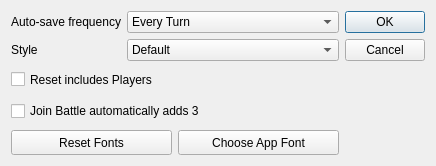
<?xml version="1.0" encoding="UTF-8"?>
<ui version="4.0">
 <class>Dialog</class>
 <widget class="QDialog" name="Dialog">
  <property name="geometry">
   <rect>
    <x>0</x>
    <y>0</y>
    <width>436</width>
    <height>166</height>
   </rect>
  </property>
  <property name="windowTitle">
   <string>Dialog</string>
  </property>
  <layout class="QHBoxLayout" name="horizontalLayout_2">
   <item>
    <layout class="QVBoxLayout" name="verticalLayout_2">
     <item>
      <layout class="QFormLayout" name="formLayout">
       <item row="0" column="0">
        <widget class="QLabel" name="label">
         <property name="sizePolicy">
          <sizepolicy hsizetype="Preferred" vsizetype="Preferred">
           <horstretch>0</horstretch>
           <verstretch>0</verstretch>
          </sizepolicy>
         </property>
         <property name="text">
          <string>Auto-save frequency</string>
         </property>
        </widget>
       </item>
       <item row="0" column="1">
        <widget class="QComboBox" name="auto_save_comboBox">
         <property name="sizePolicy">
          <sizepolicy hsizetype="Preferred" vsizetype="Preferred">
           <horstretch>0</horstretch>
           <verstretch>0</verstretch>
          </sizepolicy>
         </property>
         <item>
          <property name="text">
           <string>Every Turn</string>
          </property>
         </item>
         <item>
          <property name="text">
           <string>Every Round</string>
          </property>
         </item>
         <item>
          <property name="text">
           <string>Off</string>
          </property>
         </item>
        </widget>
       </item>
       <item row="1" column="0">
        <widget class="QLabel" name="label_2">
         <property name="text">
          <string>Style</string>
         </property>
        </widget>
       </item>
       <item row="1" column="1">
        <widget class="QComboBox" name="comboBox">
         <item>
          <property name="text">
           <string>Default</string>
          </property>
         </item>
         <item>
          <property name="text">
           <string>Fusion</string>
          </property>
         </item>
        </widget>
       </item>
      </layout>
     </item>
     <item>
      <widget class="QCheckBox" name="reset_checkBox">
       <property name="sizePolicy">
        <sizepolicy hsizetype="Preferred" vsizetype="Preferred">
         <horstretch>0</horstretch>
         <verstretch>0</verstretch>
        </sizepolicy>
       </property>
       <property name="text">
        <string>Reset includes Players</string>
       </property>
      </widget>
     </item>
     <item>
      <widget class="QCheckBox" name="jb_checkBox">
       <property name="sizePolicy">
        <sizepolicy hsizetype="Preferred" vsizetype="Preferred">
         <horstretch>0</horstretch>
         <verstretch>0</verstretch>
        </sizepolicy>
       </property>
       <property name="text">
        <string>Join Battle automatically adds 3</string>
       </property>
      </widget>
     </item>
     <item>
      <layout class="QHBoxLayout" name="horizontalLayout">
       <item>
        <widget class="QPushButton" name="Reset_Button_btn">
         <property name="sizePolicy">
          <sizepolicy hsizetype="Preferred" vsizetype="Preferred">
           <horstretch>0</horstretch>
           <verstretch>0</verstretch>
          </sizepolicy>
         </property>
         <property name="text">
          <string>Reset Fonts</string>
         </property>
        </widget>
       </item>
       <item>
        <widget class="QPushButton" name="choose_font_btn">
         <property name="sizePolicy">
          <sizepolicy hsizetype="Preferred" vsizetype="Preferred">
           <horstretch>0</horstretch>
           <verstretch>0</verstretch>
          </sizepolicy>
         </property>
         <property name="text">
          <string>Choose App Font</string>
         </property>
        </widget>
       </item>
      </layout>
     </item>
    </layout>
   </item>
   <item>
    <widget class="QDialogButtonBox" name="buttonBox">
     <property name="orientation">
      <enum>Qt::Vertical</enum>
     </property>
     <property name="standardButtons">
      <set>QDialogButtonBox::Cancel|QDialogButtonBox::Ok</set>
     </property>
    </widget>
   </item>
  </layout>
 </widget>
 <resources/>
 <connections>
  <connection>
   <sender>buttonBox</sender>
   <signal>accepted()</signal>
   <receiver>Dialog</receiver>
   <slot>accept()</slot>
   <hints>
    <hint type="sourcelabel">
     <x>248</x>
     <y>254</y>
    </hint>
    <hint type="destinationlabel">
     <x>157</x>
     <y>274</y>
    </hint>
   </hints>
  </connection>
  <connection>
   <sender>buttonBox</sender>
   <signal>rejected()</signal>
   <receiver>Dialog</receiver>
   <slot>reject()</slot>
   <hints>
    <hint type="sourcelabel">
     <x>316</x>
     <y>260</y>
    </hint>
    <hint type="destinationlabel">
     <x>286</x>
     <y>274</y>
    </hint>
   </hints>
  </connection>
 </connections>
</ui>
